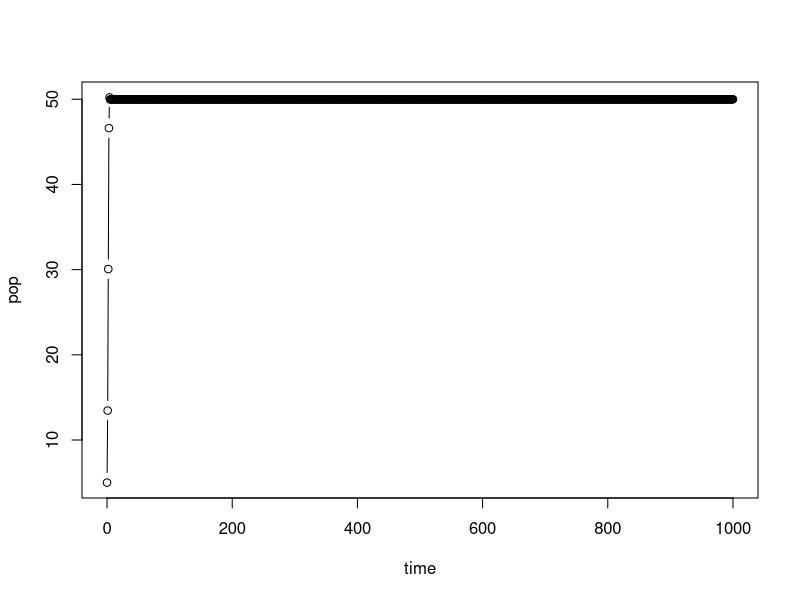
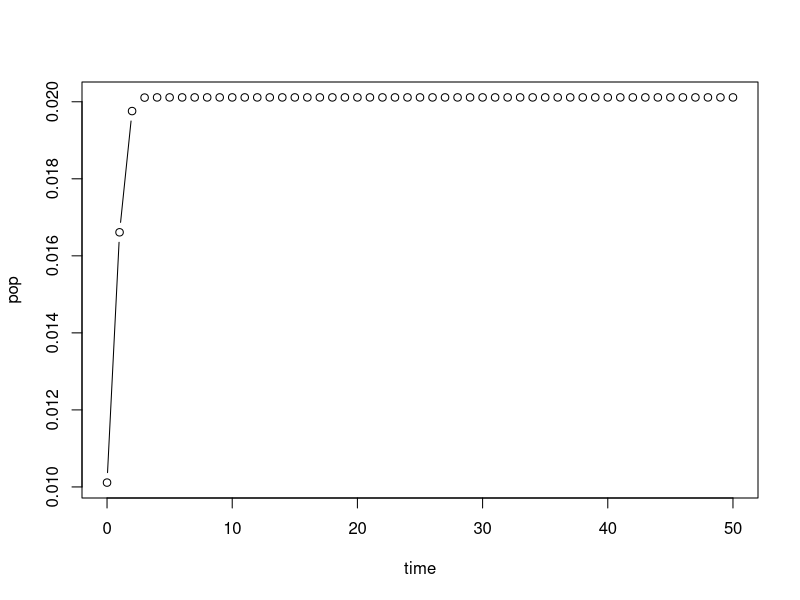
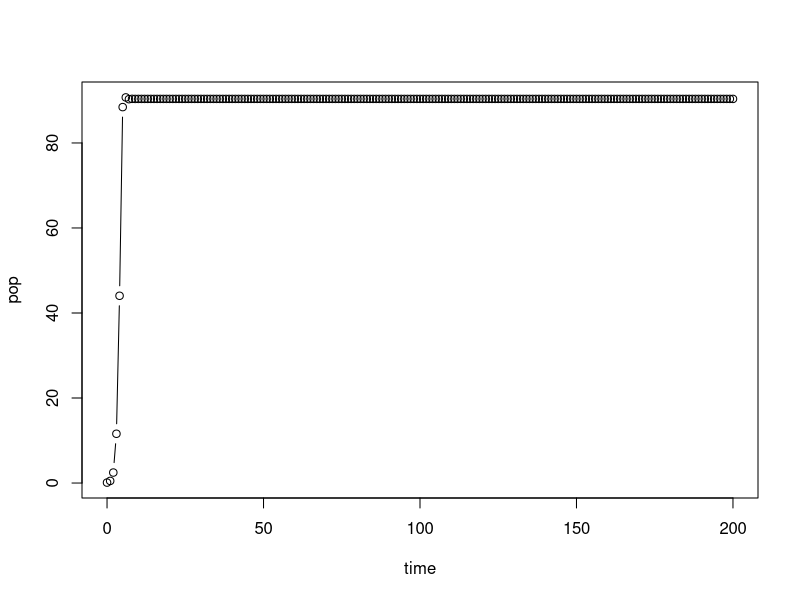
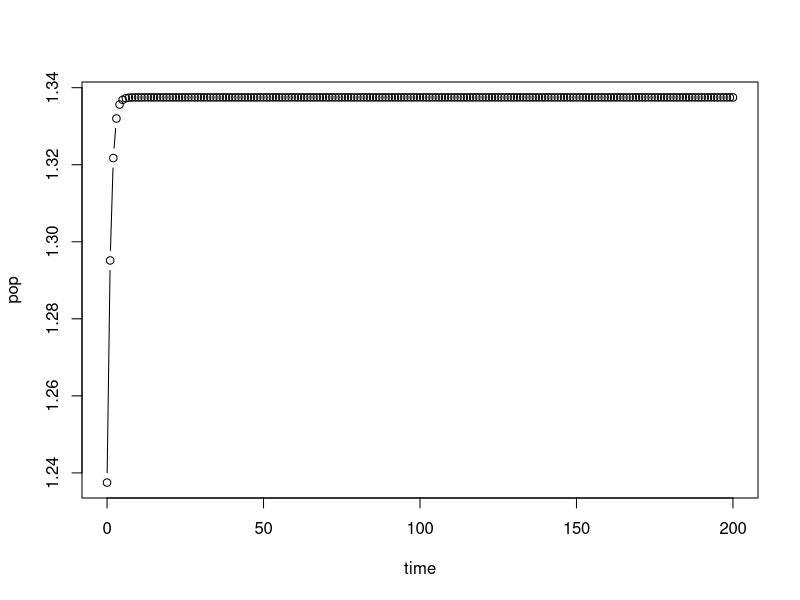
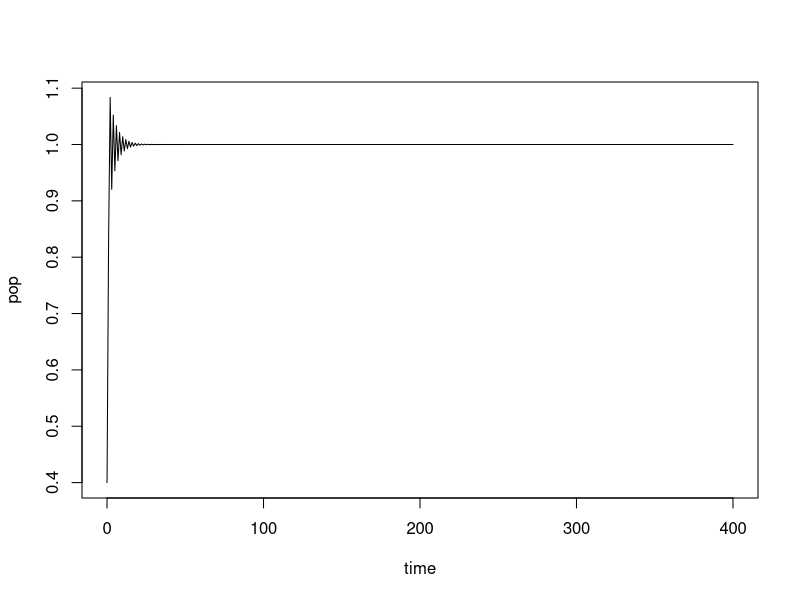
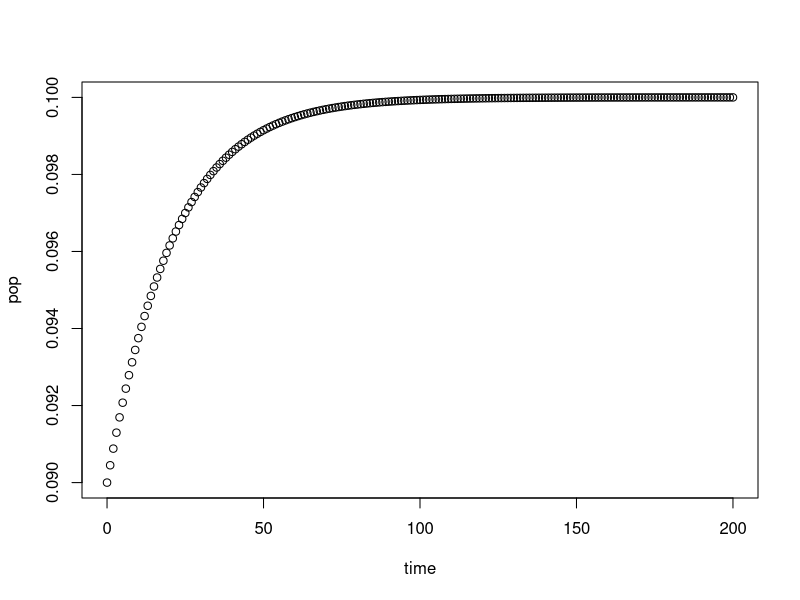
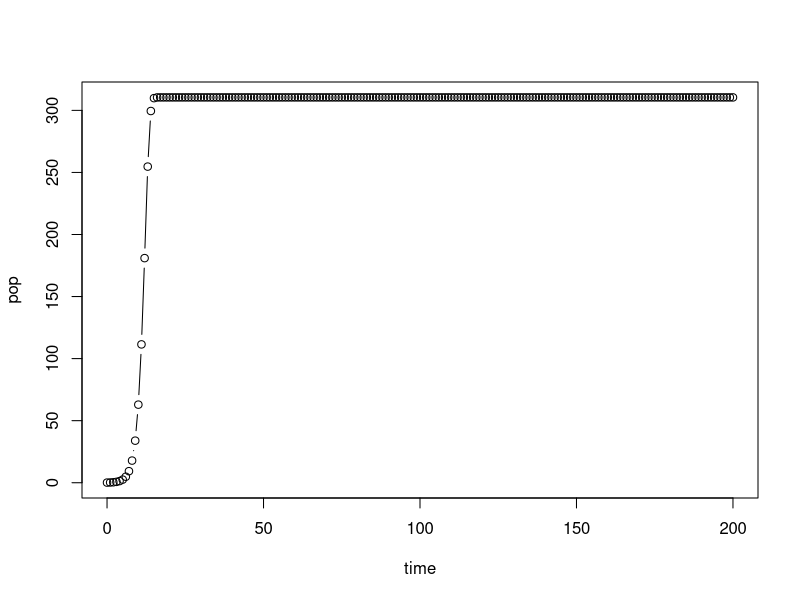
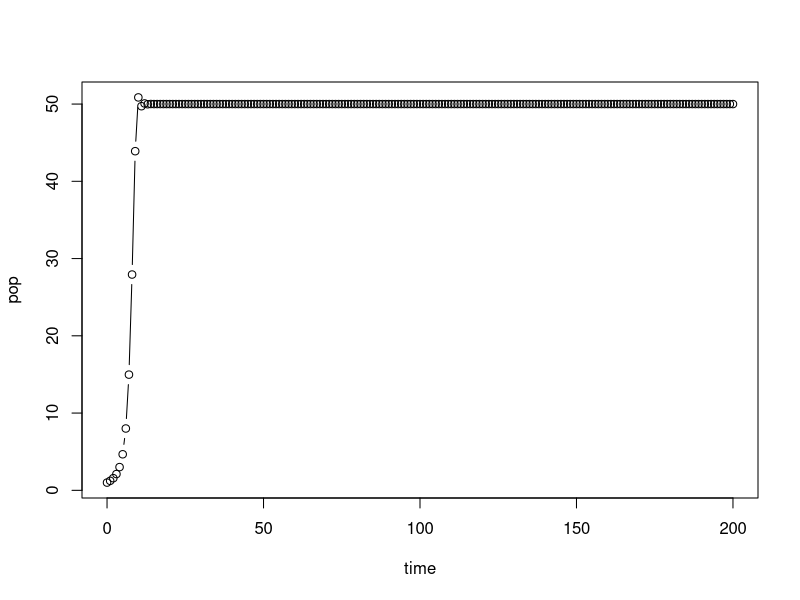

Reproduce these figures in R, in order.
# Exploring Ricker model
Ricker<-function(r,K,p0,lensim){
  pop<-c(p0)
  time<-c(0)
  # po<-rep(K,r)
  # print(po)
  
  for(it in c(1:lensim)){
    pt<-p0*exp(r*(1-(p0/K)))
    time<-c(time,it)
    pop<-c(pop,pt)
    p0<-pt
  }
  
  plot(time,pop,type="b")
  
}

#call the function
Ricker(r=1.1,K=50,p0=5,lensim=1000) # bifurcation point r=1
#-------------------------------------------------------

# Exploring Hassell model
# help: https://jmahaffy.sdsu.edu/courses/s00a/math121/lectures/qual_discrete/qualdiscrete.html#Hassell
#       https://www.jstor.org/stable/pdf/3863.pdf?refreqid=excelsior%3A348907abb1bca7f039109d94db5667b5
#       http://lab.rockefeller.edu/cohenje/PDFs/231CohenUnexpectedDominanceHighFreqChaoticNonlinPpnModelsLet.pdf

Hassell<-function(r,a,b,p0,lensim){
  pop<-c(p0)
  time<-c(0)
  
  for(it in c(1:lensim)){
    pt<-(r*p0)/((1+(a*p0))^b)
    time<-c(time,it)
    pop<-c(pop,pt)
    p0<-pt
  }
  
  r1<-((b/(b-1)))^b
  r2<-((b/(b-2)))^b
  plot(time,pop,type="b")
  return(pop)
  
  
  #provided b>2 (to get finite r2), these are the stability conditions:
  cat("For stable, monotonic approach towards eqm. upper limit of r should be",r1,"\n")

  cat("For stable, oscillatory approach towards eqm. upper limit of r should be within ",r1,"to",r2,"\n")
  
}

#call the function
r<-2.72
a<-0.5
b<-100
K_e<-((r^(1/b))-1)/a
K_e
x<-Hassell(r=r, a=a, b=b, p0=K_e-0.01, lensim=50) #b~1.5 : contest, b~100 : scramble
diff(x)
Hassell(r=5, a=0.01, b=2.5, p0=0.1, lensim=200) # see change : r=5,a=0.5 and vary b 1.5 to 5.5
#----------------------------------------------------------------------------------------------------
# Exploring Maynard Smith model
Msmith<-function(r,a,b,p0,lensim){
  pop<-c(p0)
  time<-c(0)
  
  for(it in c(1:lensim)){
    pt<-(r*p0)/(1+((a*p0)^b))
    time<-c(time,it)
    pop<-c(pop,pt)
    p0<-pt
  }
  
  plot(time,pop,type="b")
  
}

#call the function
r<-1.2
a<-0.5
b<-4
K_e<-((r-1)^(1/b))/a
K_e
Msmith(r=r,a=a,b=b,p0=K_e-0.1,lensim=200) #see changes as r=5,a=0.5 and vary b : 1,1.5,2,4
                                          #see changes as a=0.5,b=4 and vary r : 1.2, 1.5, 2
#--------------------------------------------------------------------------------------------------

# Exploring Verhulst model
Verhulst<-function(r,p0,lensim){
  pop<-c(p0)
  time<-c(0)
  # po<-rep(K,r)
  # print(po)
  
  for(it in c(1:lensim)){
    pt<-p0*(1+r*(1-p0))
    time<-c(time,it)
    pop<-c(pop,pt)
    p0<-pt
  }
  
  plot(time,pop,type="l")
}

#call the function
Verhulst(r=1.8,p0=0.4,lensim=400) # eqm. point =1

#-------------------------------------------------------------
# Exploring pennycuick model
Pennycuick<-function(r,a,b,p0,lensim){
  pop<-c(p0)
  time<-c(0)
  
  for(it in c(1:lensim)){
    pt<-(r*p0)/(1+exp(-a*(1-(p0/b))))
    time<-c(time,it)
    pop<-c(pop,pt)
    p0<-pt
  }
  
  plot(time,pop,type="b")
  
}

#call the function
a<-0.1
b<-0.1
r<-2
K_e<-(b/a)*(a+log(r-1))
K_e
Pennycuick(r=r,a=a,b=b,p0=K_e-0.01,lensim=200) 

#-----------------------------------------
# Exploring Malthus model
Malthus<-function(r,K,L,p0,lensim){
  pop<-c(p0)
  time<-c(0)
  
  for(it in c(1:lensim)){
    pt<-r*p0*(K-p0+(L*log(p0)))
    time<-c(time,it)
    pop<-c(pop,pt)
    p0<-pt
  }
  
  plot(time,pop,type="b")
  
}

#call the function
r<-0.0032
K<-600
L<-4

Malthus(r=r,K=K,L=L,p0=0.1,lensim=200) 

#-----------------------------------------
# Exploring Austin-Brewer model
AustinBrewer<-function(r,K,s,p0,lensim){
  pop<-c(p0)
  time<-c(0)
  
  for(it in c(1:lensim)){
    pt<-p0*(1+(r*(K-p0)*(1-exp(-s*p0)))) 
    time<-c(time,it)
    pop<-c(pop,pt)
    p0<-pt
  }
  
  plot(time,pop,type="b")
  
}

#call the function
s<-0.2
K<-50
rc<-1/(K*(1-exp(-s*K)))
rc
r<-0.026
AustinBrewer(r=r,K=K,s=s,p0=1,lensim=200) 

#----------------------------------------------------
# Exploring Varley model

Varley<-function(r,b,C,p0,lensim){
  pop<-c(p0)
  time<-c(0)
  
  for(it in c(1:lensim)){
    if(p0<=C){
      pt<-r*p0
    }else{
      pt<-r*(p0^(1-b))
    }
    time<-c(time,it)
    pop<-c(pop,pt)
    p0<-pt
  }
  
  plot(time,pop,type="b")
  
}

#call the function
b<-1.2
r<-4
C<-1
p0<-r^(1/b)
p0
Varley(r=r,b=b,C=C,p0=p0-1,lensim=200) 


































